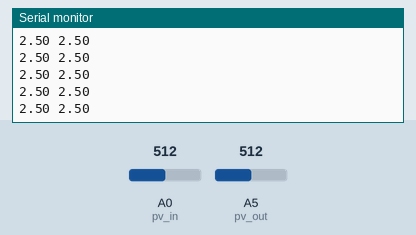
Bench run of a sketch on a simulated Arduino Uno, built with avr-gcc and run on an emulated ATmega328P. On the bench: the last lines printed to the serial monitor. The test bench sets the inputs (shaded band); at power-on: A0 (pv_in) = 512, A5 (pv_out) = 512.

Above: at 1.2 s.
1.3 s: A0 (pv_in) set to 716
At 1.8 s:
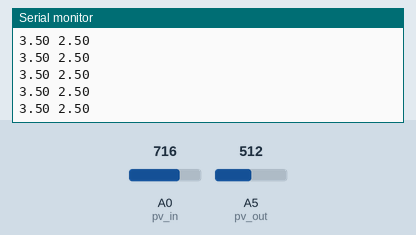
4.3 s: A5 (pv_out) set to 716
At 5.3 s:
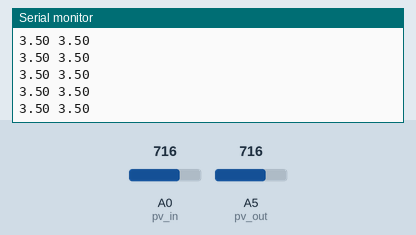
5.8 s: A0 (pv_in) set to 900
At 6.6 s:
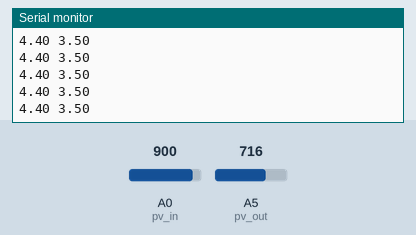
7.3 s: A5 (pv_out) set to 900
At 8.1 s:
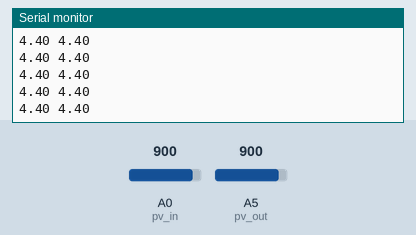
Timing chart, 0 to 9.8 s (numbered marks = the images above; inputs shaded):
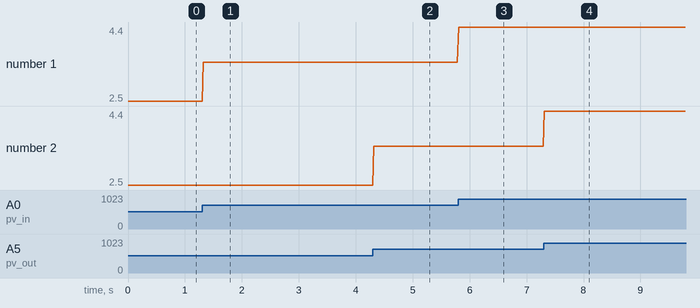

Measured:
- after the input at 1.3 s, the serial monitor: prints a new line at once (image 1)
- after the input at 4.3 s, the serial monitor: prints a new line at once (image 2)
- after the input at 5.8 s, the serial monitor: prints a new line at once (image 3)
- after the input at 7.3 s, the serial monitor: prints a new line at once (image 4)
- plotted number 1: 2.5 → 3.5 after the input at 1.3 s, 3.5 → 4.4 after the input at 5.8 s

The sketch:

arduino_code.ino
```cpp
// An example code to measure the V_IN-V_OUT transfer function
int pv_in = A0;
int pv_out = A5;

void setup() {
  // put your setup code here, to run once:
  Serial.begin(9600);
  pinMode(pv_in, INPUT);
  pinMode(pv_out, INPUT);
}

void loop() {
  float v_in = analogRead(pv_in)*(5.0/1023.0); // unit: V
  float v_out = analogRead(pv_out)*(5.0/1023.0); // unit: V
  //Serial.println(v_in);
  //Serial.println(v_out);

  Serial.print(v_in);
  Serial.print(" ");
  Serial.println(v_out);

  delay(20);
}
```
